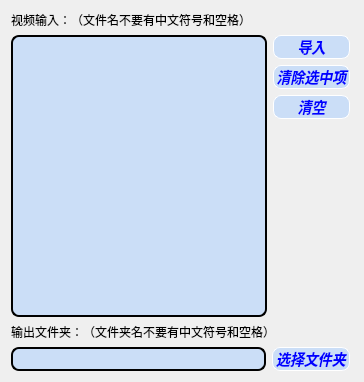
                 <widget class="QWidget" name="page_2">
                  <layout class="QGridLayout" name="gridLayout_2">
                   <item row="0" column="0">
                    <layout class="QVBoxLayout" name="verticalLayout_3" stretch="1,8,1,1">
                     <item>
                      <widget class="QLabel" name="label">
                       <property name="styleSheet">
                        <string notr="true">font: bold 15pt &quot;Microsoft YaHei&quot;;</string>
                       </property>
                       <property name="text">
                        <string>视频输入：（文件名不要有中文符号和空格）</string>
                       </property>
                      </widget>
                     </item>
                     <item>
                      <layout class="QHBoxLayout" name="horizontalLayout_2" stretch="6,1">
                       <item>
                        <widget class="QListWidget" name="video_list">
                         <property name="sizePolicy">
                          <sizepolicy hsizetype="Minimum" vsizetype="Minimum">
                           <horstretch>0</horstretch>
                           <verstretch>0</verstretch>
                          </sizepolicy>
                         </property>
                         <property name="acceptDrops">
                          <bool>true</bool>
                         </property>
                         <property name="styleSheet">
                          <string notr="true">QListWidget{
background-color: rgba(165, 205, 255,125);
font: bold 16pt &quot;Microsoft YaHei&quot;;
border:2px outset rgb(0, 0, 0);
border-radius:8px;
}
QListView::item{
background-color: transparent;
height:30px;
padding-left:12px;
}
QListView:hover {
	background-color: rgba(165, 205, 255,80%);
	border:2px outset rgb(0, 0, 0);
}
QListView::item:selected {
	/*background-color: transparent;*/
	background-color: rgba(165, 150, 255,150);
	color: rgb(0, 0, 0,);
}</string>
                         </property>
                        </widget>
                       </item>
                       <item>
                        <layout class="QVBoxLayout" name="verticalLayout_4">
                         <item>
                          <widget class="QPushButton" name="video_input">
                           <property name="sizePolicy">
                            <sizepolicy hsizetype="Minimum" vsizetype="Minimum">
                             <horstretch>0</horstretch>
                             <verstretch>0</verstretch>
                            </sizepolicy>
                           </property>
                           <property name="styleSheet">
                            <string notr="true">QPushButton{
	margin-right:3px;
	margin-bottom:0px;
	color: rgb(0, 0, 255);
	background-color: rgba(165, 205, 255,125);
	border:1px outset rgb(255, 255, 255);
	border-radius:8px;
	font-family: &quot;Microsoft YaHei&quot;;
	font-size: 14px;
	font-style: italic;
	font-weight: bold;
	font: bold  18px &quot;Microsoft YaHei&quot;;

}
QPushButton:hover {
	background-color: rgba(165, 205, 255,80%);
	border:2px outset rgba(36, 36, 36,0);
}
QPushButton:pressed {
	background-color: rgba(165, 205, 255,90%);
	border:4px outset rgba(36, 36, 36,0);
}</string>
                           </property>
                           <property name="text">
                            <string>导入</string>
                           </property>
                          </widget>
                         </item>
                         <item>
                          <widget class="QPushButton" name="video_clear">
                           <property name="sizePolicy">
                            <sizepolicy hsizetype="Minimum" vsizetype="Minimum">
                             <horstretch>0</horstretch>
                             <verstretch>0</verstretch>
                            </sizepolicy>
                           </property>
                           <property name="styleSheet">
                            <string notr="true">QPushButton{
	margin-right:3px;
	margin-bottom:0px;
	color: rgb(0, 0, 255);
	background-color: rgba(165, 205, 255,125);
	border:1px outset rgb(255, 255, 255);
	border-radius:8px;
	font-family: &quot;Microsoft YaHei&quot;;
	font-size: 14px;
	font-style: italic;
	font-weight: bold;
	font: bold  18px &quot;Microsoft YaHei&quot;;

}
QPushButton:hover {
	background-color: rgba(165, 205, 255,80%);
	border:2px outset rgba(36, 36, 36,0);
}
QPushButton:pressed {
	background-color: rgba(165, 205, 255,90%);
	border:4px outset rgba(36, 36, 36,0);
}</string>
                           </property>
                           <property name="text">
                            <string>清除选中项</string>
                           </property>
                          </widget>
                         </item>
                         <item>
                          <widget class="QPushButton" name="video_clearall">
                           <property name="sizePolicy">
                            <sizepolicy hsizetype="Minimum" vsizetype="Minimum">
                             <horstretch>0</horstretch>
                             <verstretch>0</verstretch>
                            </sizepolicy>
                           </property>
                           <property name="styleSheet">
                            <string notr="true">QPushButton{
	margin-right:3px;
	margin-bottom:0px;
	color: rgb(0, 0, 255);
	background-color: rgba(165, 205, 255,125);
	border:1px outset rgb(255, 255, 255);
	border-radius:8px;
	font-family: &quot;Microsoft YaHei&quot;;
	font-size: 14px;
	font-style: italic;
	font-weight: bold;
	font: bold  18px &quot;Microsoft YaHei&quot;;

}
QPushButton:hover {
	background-color: rgba(165, 205, 255,80%);
	border:2px outset rgba(36, 36, 36,0);
}
QPushButton:pressed {
	background-color: rgba(165, 205, 255,90%);
	border:4px outset rgba(36, 36, 36,0);
}</string>
                           </property>
                           <property name="text">
                            <string>清空</string>
                           </property>
                          </widget>
                         </item>
                         <item>
                          <spacer name="verticalSpacer_2">
                           <property name="orientation">
                            <enum>Qt::Vertical</enum>
                           </property>
                           <property name="sizeType">
                            <enum>QSizePolicy::Minimum</enum>
                           </property>
                           <property name="sizeHint" stdset="0">
                            <size>
                             <width>20</width>
                             <height>198</height>
                            </size>
                           </property>
                          </spacer>
                         </item>
                        </layout>
                       </item>
                      </layout>
                     </item>
                     <item>
                      <widget class="QLabel" name="label_2">
                       <property name="sizePolicy">
                        <sizepolicy hsizetype="Minimum" vsizetype="Minimum">
                         <horstretch>0</horstretch>
                         <verstretch>0</verstretch>
                        </sizepolicy>
                       </property>
                       <property name="styleSheet">
                        <string notr="true">font: bold 15pt &quot;Microsoft YaHei&quot;;</string>
                       </property>
                       <property name="text">
                        <string>输出文件夹：（文件夹名不要有中文符号和空格）</string>
                       </property>
                      </widget>
                     </item>
                     <item>
                      <layout class="QHBoxLayout" name="horizontalLayout" stretch="6,1">
                       <item>
                        <widget class="QLineEdit" name="out_folder">
                         <property name="sizePolicy">
                          <sizepolicy hsizetype="Minimum" vsizetype="Minimum">
                           <horstretch>0</horstretch>
                           <verstretch>0</verstretch>
                          </sizepolicy>
                         </property>
                         <property name="styleSheet">
                          <string notr="true">QLineEdit{
background-color: rgba(165, 205, 255,125);
font: bold 15pt &quot;Microsoft YaHei&quot;;
border:2px outset rgb(0, 0, 0);
border-radius:8px;
}
QLineEdit:hover {
	background-color: rgba(165, 205, 255,80%);
	border:2px outset rgb(0, 0, 0);
}
</string>
                         </property>
                         <property name="text">
                          <string/>
                         </property>
                         <property name="readOnly">
                          <bool>true</bool>
                         </property>
                        </widget>
                       </item>
                       <item>
                        <widget class="QPushButton" name="select_of">
                         <property name="sizePolicy">
                          <sizepolicy hsizetype="Minimum" vsizetype="Minimum">
                           <horstretch>0</horstretch>
                           <verstretch>0</verstretch>
                          </sizepolicy>
                         </property>
                         <property name="styleSheet">
                          <string notr="true">QPushButton{
	margin-right:3px;
	margin-bottom:0px;
	color: rgb(0, 0, 255);
	background-color: rgba(165, 205, 255,125);
	border:1px outset rgb(255, 255, 255);
	border-radius:8px;
	font-family: &quot;Microsoft YaHei&quot;;
	font-size: 14px;
	font-style: italic;
	font-weight: bold;
	font: bold  18px &quot;Microsoft YaHei&quot;;

}
QPushButton:hover {
	background-color: rgba(165, 205, 255,80%);
	border:2px outset rgba(36, 36, 36,0);
}
QPushButton:pressed {
	background-color: rgba(165, 205, 255,90%);
	border:4px outset rgba(36, 36, 36,0);
}</string>
                         </property>
                         <property name="text">
                          <string>选择文件夹</string>
                         </property>
                        </widget>
                       </item>
                      </layout>
                     </item>
                    </layout>
                   </item>
                  </layout>
                 </widget>
